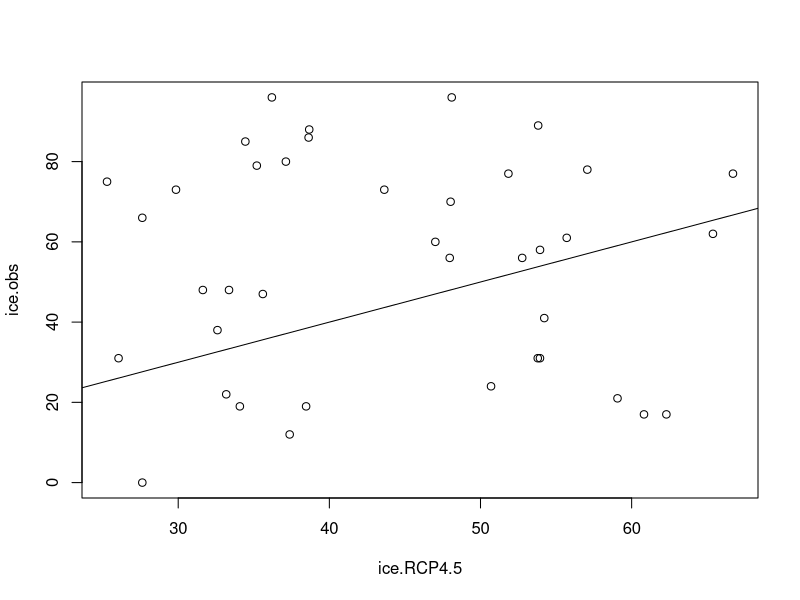
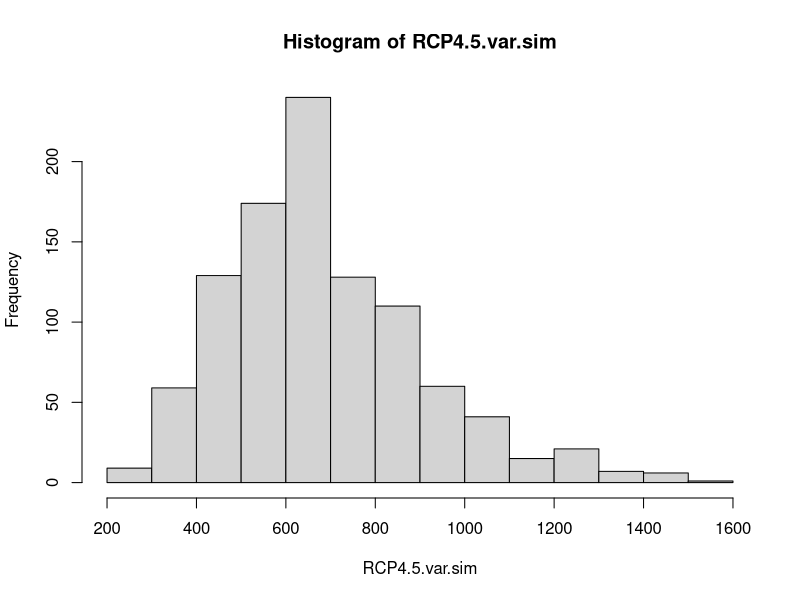

Source code (R) for these figures, in order: (Note: this script raises an error after producing the figures.)
# using NB regression to model observed ice days as a function of model predicted
# ice days


library(MASS)
library(tidyverse)

set.seed(89)

# note that this data was updated from D.Rizzolo to include recent years (19-20) and 
# revised numbers from 1980-2018
ext.sea.ice <- read.csv("input_data/extreme.sea.ice.csv", header = T)
head(ext.sea.ice)

ice.data <- ext.sea.ice[is.na(ext.sea.ice$ice.obs) == FALSE,]
head(ice.data)

# looking at the variances in the different time series
var(ice.data$ice.obs) # 627.61
var(ice.data$ice.RCP4.5) # 150.82
var(ice.data$ice.RCP8.5) # 166.94
# issue is that RCP modelled ice data has much less noise than the realized 
# observations (to some degree a consequence of the RCP time series each being
# a weighted average of 8 climate models)

# looking to add uncertainty to the RCP data series to reflect the uncertainty
# in the ice covariates in the future

ice.data$max.day <- 181

### RCP4.5
# relationship between observed data and RCP4.5 data
plot(ice.obs~ ice.RCP4.5, data = ice.data) # there is no relationship at all
abline(a = 0, b = 1)

summary(m1 <- glm.nb(ice.obs~ offset(log(max.day)) + ice.RCP4.5, data = ice.data))
# theta = 2.159, s.e. = 0.504
# looks like I used the ice data before the most recent years data was appended 
# (up to 2016) to develop the theta numbers in the previous runs

# how do simulated pulls look when allowing theta to vary?
niter <- 1000
RCP4.5.sim <- matrix(NA, nrow = niter, ncol = nrow(ext.sea.ice))
for (i in 1: nrow(ext.sea.ice)){
 for (j in 1:niter){
   # theta <- rnorm(1, mean = m1$theta, sd = m1$SE.theta) # mean and sd from nbregression
   RCP4.5.sim[j,i] <- rnbinom(1, size = 4, mu = ext.sea.ice$ice.RCP4.5[i])
   RCP4.5.sim[j,i] <- ifelse(RCP4.5.sim[j,i] > 180, 180, RCP4.5.sim[j,i])
   # note that draws > 180 can't be used...
 }
}

# variance of the draws over the observed time period (1980 - 2020)
RCP4.5.var.sim <- apply(RCP4.5.sim[,c(30:70)], 1, var)
hist(RCP4.5.var.sim)
sum(RCP4.5.var.sim>var(ice.data$ice.obs))/1000 # 57%

plot(c(ice.data$ice.obs, rep(NA,80)) ~ c(1980:2100), ylim = c(0,181))
for (i in 1:50){
  lines(RCP4.5.sim[i,c(30:150)] ~ c(1980:2100), col = i)
}
points(ice.data$ice.obs~ c(1980:2020), pch = 16)
points(ext.sea.ice$ice.RCP4.5[30:150] ~ c(1980:2100), pch = 16, col = "red")

RCP4.5.sim <- data.frame(RCP4.5.sim)
RCP4.5.sim.obs <- RCP4.5.sim[,c(30:70)]
RCP4.5.sim.obs <- RCP4.5.sim.obs %>%
  pivot_longer(cols = starts_with("X"),
               names_to = "year_count", names_prefix = "wk", values_to = "ice.days")
  
RCP4.5.sim.obs$year <- as.factor(rep(c(1980:2020), 1000))

ggplot(RCP4.5.sim.obs, aes(x = year, y = ice.days)) +
  geom_violin() + 
  stat_summary(fun=mean, geom="point", shape=23, size=2, col = "red") +
  geom_point(data = ice.data, aes(x = as.factor(year), y = ice.RCP4.5), col = "red") +
  geom_point(data = ice.data, aes(x = as.factor(year), y = ice.obs), col = "blue") +
  theme(axis.text.x = element_blank())

### RCP8.5
# relationship between observed data and RCP8.5 data
plot(ice.obs~ ice.RCP8.5, data = ice.data) # there is no relationship at all
abline(a = 0, b = 1)

summary(m1 <- glm.nb(ice.obs~ offset(log(max.day)) + ice.RCP8.5, data = ice.data))
# theta = 2.153, s.e. = 0.502
# very close to the RCP4.5 results. should be able to use the same theta for both?

# how do simulated pulls look when allowing theta to vary?
niter <- 1000
RCP8.5.sim <- matrix(NA, nrow = niter, ncol = nrow(ext.sea.ice))
for (i in 1: nrow(ext.sea.ice)){
  for (j in 1:niter){
    # theta <- rnorm(1, mean = m1$theta, sd = m1$SE.theta) # mean and sd from nbregression
    RCP8.5.sim[j,i] <- rnbinom(1, size = 4, mu = ext.sea.ice$ice.RCP8.5[i])
    RCP8.5.sim[j,i] <- ifelse(RCP8.5.sim[j,i] > 180, 180, RCP8.5.sim[j,i])
    # note that draws > 180 can't be used...
  }
}

# variance of the draws over the observed time period (1980 - 2020)
RCP8.5.var.sim <- apply(RCP8.5.sim[,c(30:70)], 1, var)
hist(RCP8.5.var.sim)
sum(RCP8.5.var.sim>var(ice.data$ice.obs))/1000 # 54%

plot(c(ice.data$ice.obs, rep(NA,80)) ~ c(1980:2100), ylim = c(0,181))
for (i in 1:50){
  lines(RCP8.5.sim[i,c(30:150)] ~ c(1980:2100), col = i)
}
points(ice.data$ice.obs~ c(1980:2020), pch = 16)
points(ext.sea.ice$ice.RCP8.5[30:150] ~ c(1980:2100), pch = 16, col = "red")

RCP8.5.sim <- data.frame(RCP8.5.sim)
RCP8.5.sim.obs <- RCP8.5.sim[,c(30:70)]
RCP8.5.sim.obs <- RCP8.5.sim.obs %>%
  pivot_longer(cols = starts_with("X"),
               names_to = "year_count", names_prefix = "wk", values_to = "ice.days")

RCP8.5.sim.obs$year <- as.factor(rep(c(1980:2020), 1000))

ggplot(RCP8.5.sim.obs, aes(x = year, y = ice.days)) +
  geom_violin() + 
  stat_summary(fun=mean, geom="point", shape=23, size=2, col = "red") +
  geom_point(data = ice.data, aes(x = as.factor(year), y = ice.RCP8.5), col = "red") +
  geom_point(data = ice.data, aes(x = as.factor(year), y = ice.obs), col = "blue") +
  theme(axis.text.x = element_blank())
